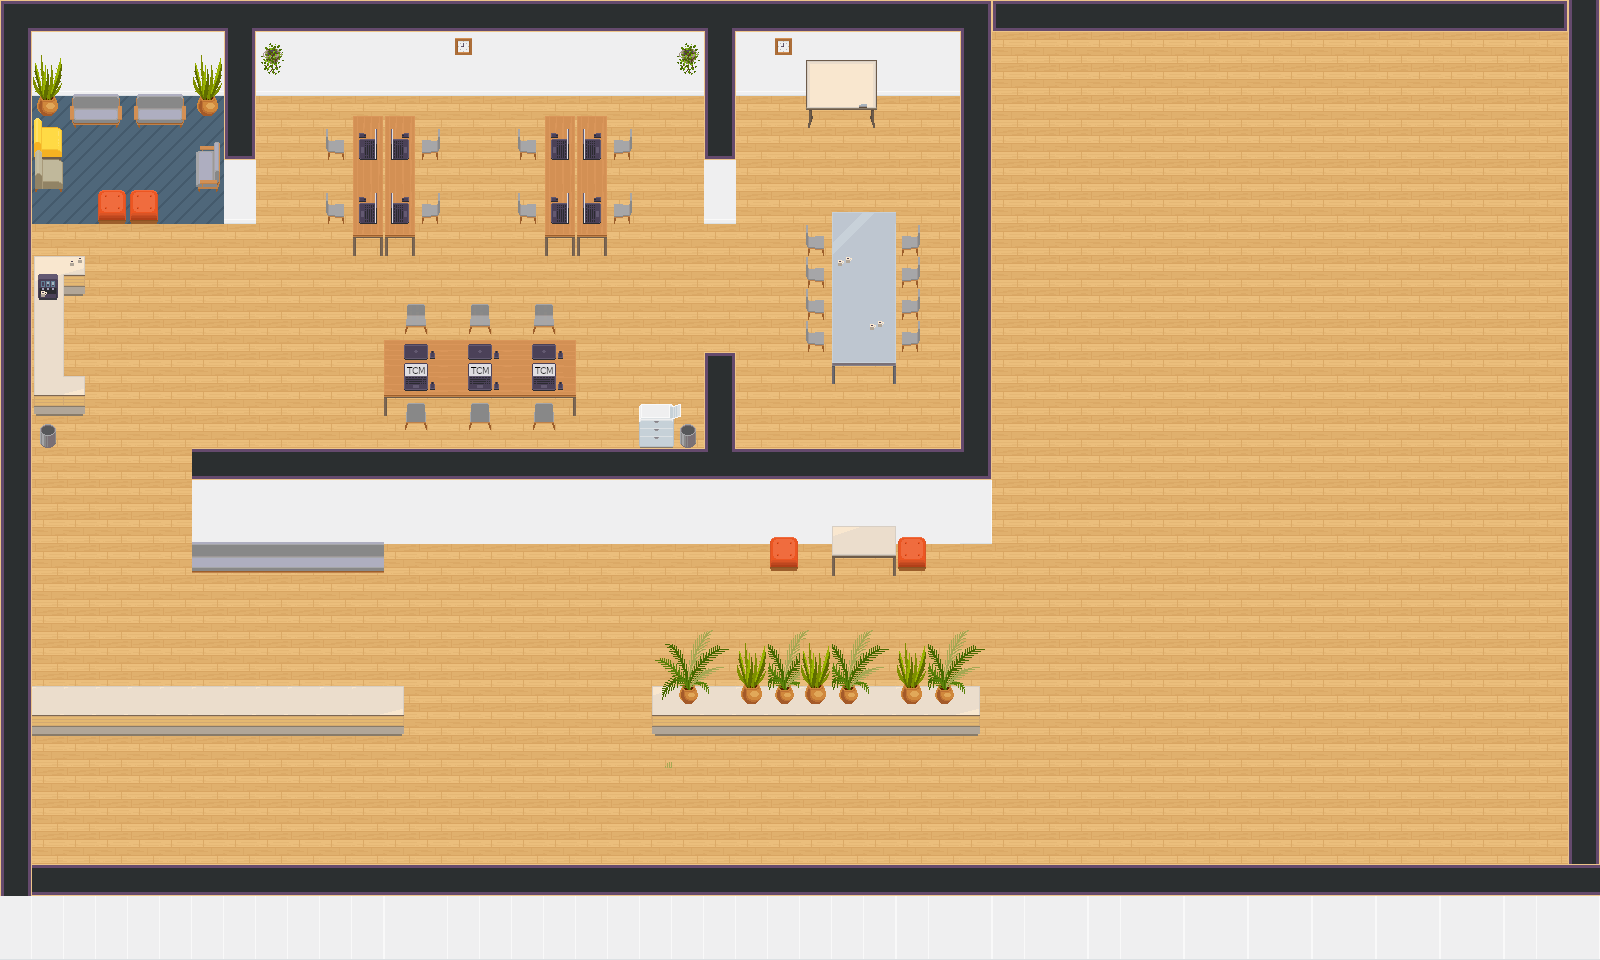

This game map was drawn from its Tiled (.tmx) file and the tilesets committed beside it. A one-line description and the trimmed map source follow:
An orthogonal 50x30 tile map with 32x32 px tiles, 12 tile layers (start, collisions, jitsiMeetingRoom, jitsiChillzone, ...), 6 tilesets and 1 object (clockPopup).

<map version="1.5" tiledversion="1.7.2" orientation="orthogonal" renderorder="right-down" width="50" height="30" tilewidth="32" tileheight="32" infinite="0" nextlayerid="39" nextobjectid="9">
 <properties>
  <property name="mapCopyright">Credits: Valdo Romao https://www.linkedin.com/in/valdo-romao/ 
License: CC-BY-SA 3.0 (http://creativecommons.org/licenses/by-sa/3.0/)</property>
  <property name="mapDescription" value="A perfect virtual office to get started with WorkAdventure!" />
  <property name="mapImage" value="map.png" />
  <property name="mapLink" value="https://thecodingmachine.github.io/workadventure-map-starter-kit/map.json" />
  <property name="mapName" value="Starter kit" />
  <property name="script" value="script.js" />
 </properties>
 <tileset firstgid="1" name="tileset5_export" tilewidth="32" tileheight="32" tilecount="100" columns="10">
  <properties>
   <property name="tilesetCopyright">© 2021 WorkAdventure &lt;https://workadventu.re/&gt; 
License: WORKADVENTURE SPECIFIC RESOURCES LICENSE (see LICENSE.assets file)</property>
  </properties>
  <image source="src/assets/tileset5_export.png" width="320" height="320" />
 </tileset>
 <tileset firstgid="101" name="tileset6_export" tilewidth="32" tileheight="32" tilecount="100" columns="10">
  <properties>
   <property name="tilesetCopyright">© 2021 WorkAdventure &lt;https://workadventu.re/&gt; 
License: WORKADVENTURE SPECIFIC RESOURCES LICENSE (see LICENSE.assets file)</property>
  </properties>
  <image source="src/assets/tileset6_export.png" width="320" height="320" />
 </tileset>
 <tileset firstgid="201" name="tileset1" tilewidth="32" tileheight="32" tilecount="121" columns="11">
  <properties>
   <property name="tilesetCopyright">© 2021 WorkAdventure &lt;https://workadventu.re/&gt; 
License: WORKADVENTURE SPECIFIC RESOURCES LICENSE (see LICENSE.assets file)</property>
  </properties>
  <image source="src/assets/tileset1.png" width="352" height="352" />
 </tileset>
 <tileset firstgid="322" name="tileset1-repositioning" tilewidth="32" tileheight="32" tilecount="121" columns="11">
  <properties>
   <property name="tilesetCopyright">© 2021 WorkAdventure &lt;https://workadventu.re/&gt; 
License: WORKADVENTURE SPECIFIC RESOURCES LICENSE (see LICENSE.assets file)</property>
  </properties>
  <image source="src/assets/tileset1-repositioning.png" width="352" height="352" />
 </tileset>
 <tileset firstgid="443" name="Special_Zones" tilewidth="32" tileheight="32" tilecount="12" columns="6">
  <properties>
   <property name="tilesetCopyright">© 2021 WorkAdventure &lt;https://workadventu.re/&gt; 
License: WORKADVENTURE SPECIFIC RESOURCES LICENSE (see LICENSE.assets file)</property>
  </properties>
  <image source="src/assets/Special_Zones.png" width="192" height="64" />
  <tile id="0">
   <properties>
    <property name="collides" type="bool" value="true" />
   </properties>
  </tile>
 </tileset>
 <tileset firstgid="455" source="map.tsx" />
 <layer id="6" name="start" width="50" height="30">
  <data>[1500 cells, 6 non-empty, 1 distinct tile ids]</data>
 </layer>
 <layer id="7" name="collisions" width="50" height="30">
  <data>[1500 cells, 143 non-empty, 1 distinct tile ids]</data>
 </layer>
 <layer id="29" name="jitsiMeetingRoom" width="50" height="30">
  <properties>
   <property name="jitsiRoom" value="MeetingRoom" />
  </properties>
  <data>[1500 cells, 77 non-empty, 1 distinct tile ids]</data>
 </layer>
 <layer id="38" name="jitsiChillzone" width="50" height="30">
  <properties>
   <property name="jitsiRoom" value="ChillZone" />
   <property name="jitsiTrigger" value="onaction" />
  </properties>
  <data>[1500 cells, 26 non-empty, 2 distinct tile ids]</data>
 </layer>
 <layer id="23" name="clockZone" width="50" height="30">
  <properties>
   <property name="zone" value="clock" />
  </properties>
  <data>[1500 cells, 1 non-empty, 1 distinct tile ids]</data>
 </layer>
 <layer id="4" name="floor" width="50" height="30">
  <data>[1500 cells, 1488 non-empty, 3 distinct tile ids]</data>
 </layer>
 <layer id="9" name="walls" width="50" height="30">
  <data>[1500 cells, 471 non-empty, 27 distinct tile ids]</data>
 </layer>
 <layer id="1" name="furniture" width="50" height="30">
  <data>[1500 cells, 174 non-empty, 75 distinct tile ids]</data>
 </layer>
 <layer id="33" name="aboveFurniture" width="50" height="30">
  <data>[1500 cells, 21 non-empty, 9 distinct tile ids]</data>
 </layer>
 <objectgroup id="2" name="floorLayer" visible="0">
  <object id="4" name="clockPopup" x="512" y="0" width="128" height="64" />
 </objectgroup>
 <layer id="3" name="abovePlayer1" width="50" height="30">
  <data>[1500 cells, 17 non-empty, 11 distinct tile ids]</data>
 </layer>
 <layer id="27" name="abovePlayer2" width="50" height="30">
  <data>[1500 cells, 12 non-empty, 4 distinct tile ids]</data>
 </layer>
 <layer id="28" name="abovePlayer3" width="50" height="30">
  <data>[1500 cells, 12 non-empty, 4 distinct tile ids]</data>
 </layer>
</map>
